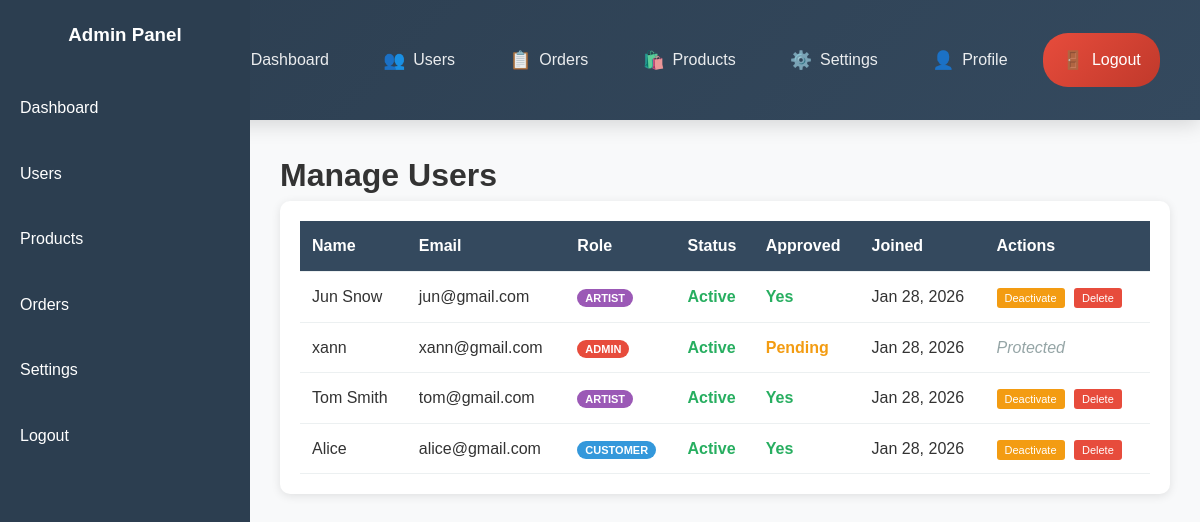
/admin/users.php (signed in), run on the app's committed database.
### tables this page shows
CREATE TABLE `users` (
  `id` int(11) NOT NULL,
  `name` varchar(100) NOT NULL,
  `email` varchar(100) NOT NULL,
  `password` varchar(255) NOT NULL,
  `role` enum('admin','artist','customer') NOT NULL,
  `phone` varchar(20) DEFAULT NULL,
  `address` text DEFAULT NULL,
  `profile_image` varchar(255) DEFAULT NULL,
  `is_active` tinyint(1) DEFAULT 1,
  `created_at` timestamp NOT NULL DEFAULT current_timestamp(),
  `updated_at` timestamp NOT NULL DEFAULT current_timestamp() ON UPDATE current_timestamp(),
  `is_approved` tinyint(1) DEFAULT 1
);

### admin/users.php (the view, shortened to what this page needs)
<?php
require_once '../config/database.php';
$query = "SELECT * FROM users ORDER BY created_at DESC";
$stmt = $db->prepare($query);
$stmt->execute();
$users = $stmt->fetchAll(PDO::FETCH_ASSOC);
include '../includes/header.php';
?>
<div class="admin-container">
    <nav class="sidebar">
        <h3>Admin Panel</h3>
        <ul>
            <li><a href="dashboard.php">Dashboard</a></li>
            <li><a href="users.php">Users</a></li>
            <li><a href="products.php">Products</a></li>
            <li><a href="orders.php">Orders</a></li>
            <li><a href="settings.php">Settings</a></li>
            <li><a href="../auth/logout.php">Logout</a></li>
        </ul>
    </nav>
    <main class="content">
        <h1>Manage Users</h1>
        <div class="users-section">
            <table class="users-table">
                <thead>
                    <tr>
                        <th>Name</th>
                        <th>Email</th>
                        <th>Role</th>
                        <th>Status</th>
                        <th>Approved</th>
                        <th>Joined</th>
                        <th>Actions</th>
                    </tr>
                </thead>
                <tbody>
                    <?php foreach ($users as $user): ?>
                    <tr>
                        <td><?php echo $user['name']; ?></td>
                        <td><?php echo $user['email']; ?></td>
                        <td><span class="role role-<?php echo $user['role']; ?>"><?php echo ucfirst($user['role']); ?></span></td>
                        <td>
                            <span class="status <?php echo $user['is_active'] ? 'active' : 'inactive'; ?>">
                                <?php echo $user['is_active'] ? 'Active' : 'Inactive'; ?>
                            </span>
                        </td>
                        <td>
                            <span class="approval <?php echo $user['is_approved'] ? 'approved' : 'pending'; ?>">
                                <?php echo $user['is_approved'] ? 'Yes' : 'Pending'; ?>
                            </span>
                        </td>
                        <td><?php echo date('M j, Y', strtotime($user['created_at'])); ?></td>
                        <td>
                            <?php if ($user['role'] !== 'admin'): ?>
                            <form method="POST" style="display: inline;">
                                <?php if ($user['is_active']): ?>
                                    <button type="submit" name="action" value="deactivate" class="btn-deactivate">Deactivate</button>
                                <?php else: ?>
                                    <button type="submit" name="action" value="activate" class="btn-activate">Activate</button>
                                <?php endif; ?>
                                <button type="submit" name="action" value="delete" class="btn-delete"
                                        onclick="return confirm('Are you sure you want to delete this user?')">Delete</button>
                            </form>
                            <?php else: ?>
                            <span class="protected">Protected</span>
                            <?php endif; ?>
                        </td>
                    </tr>
                    <?php endforeach; ?>
                </tbody>
            </table>
        </div>
    </main>
</div>

### assets/css/style.css (style rules this page uses)
* { margin: 0; padding: 0; box-sizing: border-box; }
body { font-family: 'Arial', sans-serif; line-height: 1.6; color: #333; background-color: #f8f9fa; }
.sidebar { width: 250px; background: #2c3e50; height: 100vh; position: fixed; left: 0; top: 0; padding: 20px 0; }
.sidebar h3 { color: white; text-align: center; margin-bottom: 30px; padding: 0 20px; }
.sidebar ul { list-style: none; }
.sidebar ul li { margin: 10px 0; }
.sidebar ul li a { color: white; text-decoration: none; padding: 15px 20px; display: block; transition: background 0.3s; }
.admin-container, .artist-container { display: flex; }
.content { margin-left: 250px; padding: 30px; width: calc(100% - 250px); }

### admin/users.php (style rules this page uses)
.users-section { background: white; border-radius: 10px; padding: 20px; box-shadow: 0 2px 10px rgba(0,0,0,0.1); }
.users-table { width: 100%; border-collapse: collapse; }
.users-table th, .users-table td { padding: 12px; text-align: left; border-bottom: 1px solid #ecf0f1; }
.users-table th { background: #34495e; color: white; font-weight: bold; }
.role { padding: 3px 8px; border-radius: 12px; font-size: 11px; font-weight: bold; text-transform: uppercase; }
.role-admin { background: #e74c3c; color: white; }
.role-artist { background: #9b59b6; color: white; }
.role-customer { background: #3498db; color: white; }
.status.active { color: #27ae60; font-weight: bold; }
.approval.approved { color: #27ae60; font-weight: bold; }
.approval.pending { color: #f39c12; font-weight: bold; }
.btn-activate, .btn-deactivate, .btn-delete { padding: 4px 8px; border: none; border-radius: 3px; cursor: pointer; font-size: 11px; margin-right: 5px; }
.btn-deactivate { background: #f39c12; color: white; }
.btn-delete { background: #e74c3c; color: white; }
.protected { color: #95a5a6; font-style: italic; }

### data on the page
users: name "Jun Snow", email "jun@gmail.com", role "ARTIST", is_active "Active", is_approved "Yes", created_at "Jan 28, 2026"
users: name "xann", email "xann@gmail.com", role "ADMIN", is_active "Active", is_approved "Pending", created_at "Jan 28, 2026", shows "Protected"
users: name "Tom Smith", email "tom@gmail.com", role "ARTIST", is_active "Active", is_approved "Yes", created_at "Jan 28, 2026"
users: name "Alice", email "alice@gmail.com", role "CUSTOMER", is_active "Active", is_approved "Yes", created_at "Jan 28, 2026"
